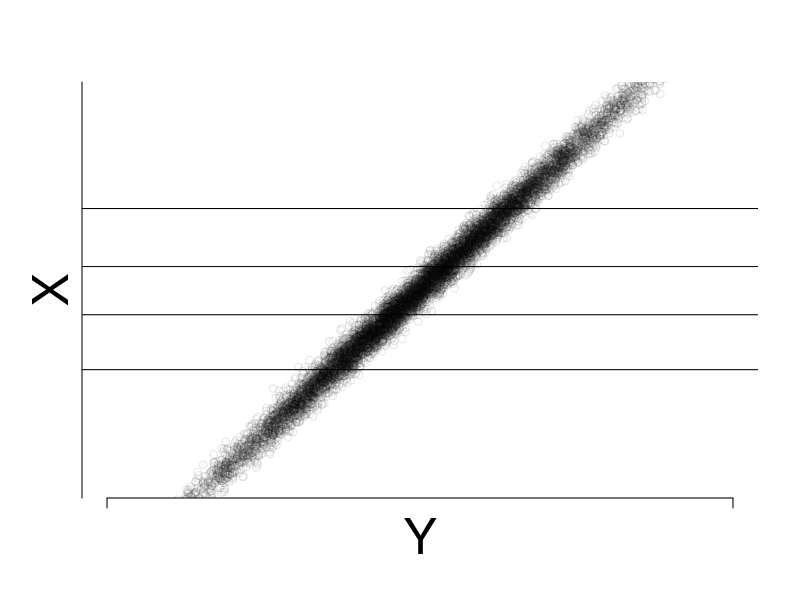
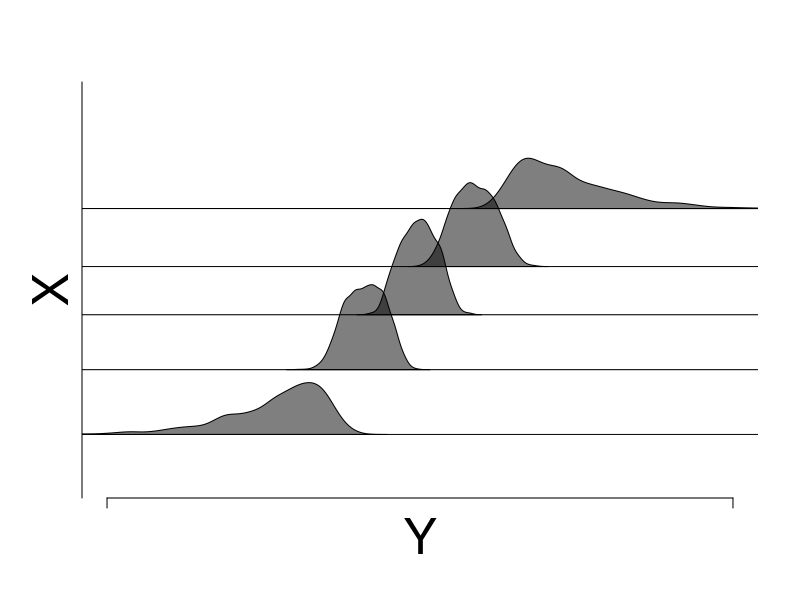

Write R code to recreate these figures, in order.
####
##  Interpreting mutual information in terms of binning
####

library(MASS)

## GENERATE DATA

rho <- 0.995
n <- 10000
Sigma <- matrix(c(1, rho, rho, 1), 2, 2)
YX <- mvrnorm(n, c(0, 0), Sigma)
#YX[, 2] <- sign(YX[, 2]) * sqrt(abs(YX[, 2]))
#YX[, 1] <- sign(YX[, 2]) * sqrt(abs(YX[, 1]))
o <- order(YX[, 2])
YX <- YX[o, ]
ts <- (1:n)/n

K <- 5
#breaks <- min(YX[, 1])
breaks <- -1.5
ds <- list()
for (i in 1:K) {
  sub <- (ts <= i/K) & (ts > (i-1)/K)
  breaks <- c(breaks, max(YX[sub, 2]))
  Ysamp <- YX[sub, 1]
  ds[[i]] <- density(Ysamp)
}


## PLOTTING

plot(YX, xlim = c(-3, 3), ylim = c(-2, 2), ann = FALSE,
     axes = FALSE, cex.lab = 3, col = rgb(0,0,0, 0.1))
title(xlab = "Y", mgp = c(2, 1, 0.1), cex.lab = 3)
title(ylab = "X", mgp = c(0.5, 1, 0.1), cex.lab = 3)
axis(1, at = c(-3, 3), labels = FALSE)
axis(2, at = c(-3, 3), labels = FALSE)
for (i in 2:K) abline(breaks[i], 0)

plot(NA, NA, xlim = c(-3, 3), ylim = c(-2, 2), ann = FALSE,
     axes = FALSE, cex.lab = 3, col = rgb(0,0,0, 0.1))
title(xlab = "Y", mgp = c(2, 1, 0.1), cex.lab = 3)
title(ylab = "X", mgp = c(0.5, 1, 0.1), cex.lab = 3)
axis(1, at = c(-3, 3), labels = FALSE)
axis(2, at = c(-3, 3), labels = FALSE)
for (i in 1:K) {
  polygon(ds[[i]]$x, 0.5 * ds[[i]]$y + breaks[i], col = rgb(0, 0, 0, 0.5))
}
for (i in 1:K) abline(breaks[i], 0)
